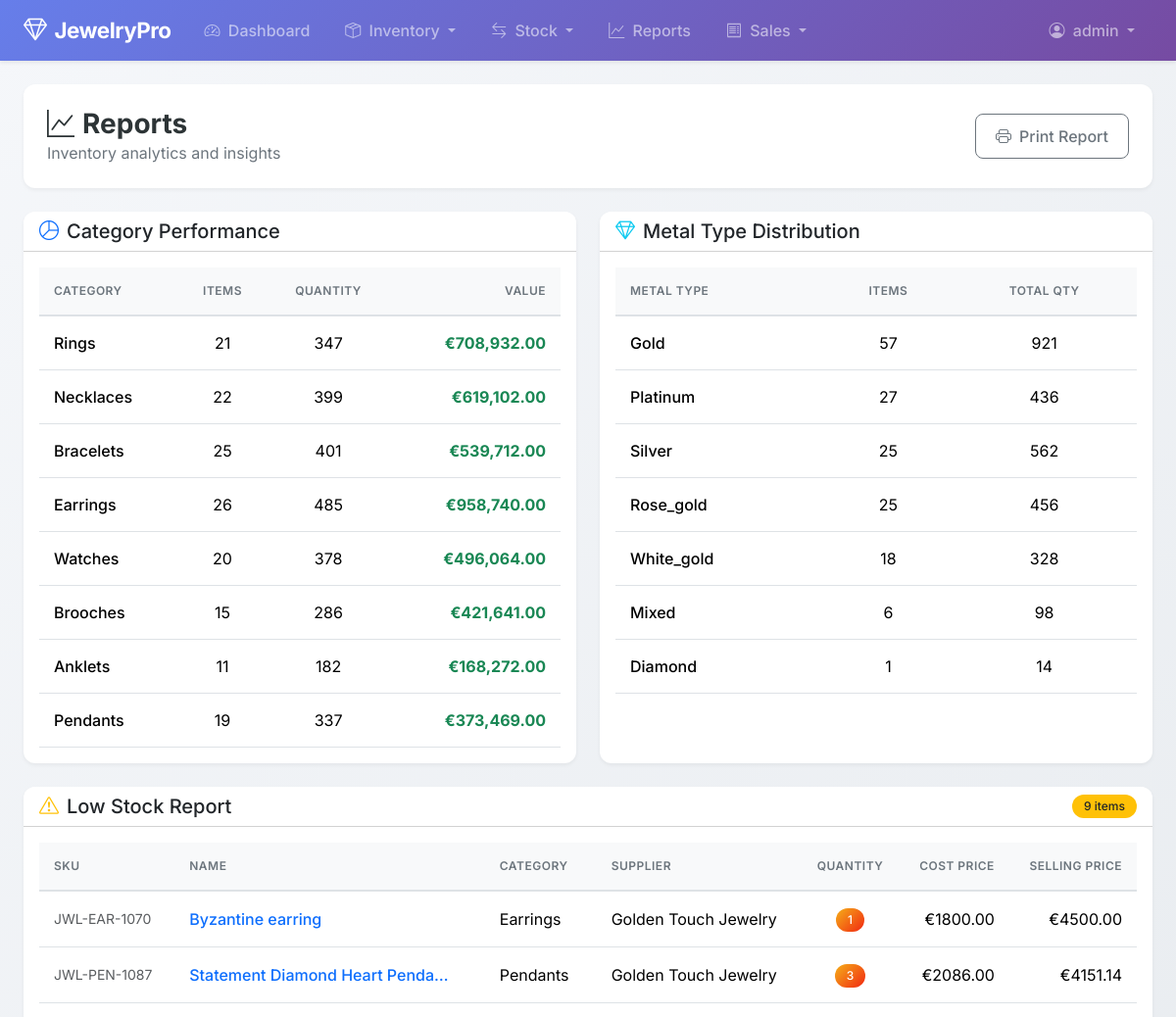
/reports/ (signed in, upper part), run on an earlier commit of the app's database.
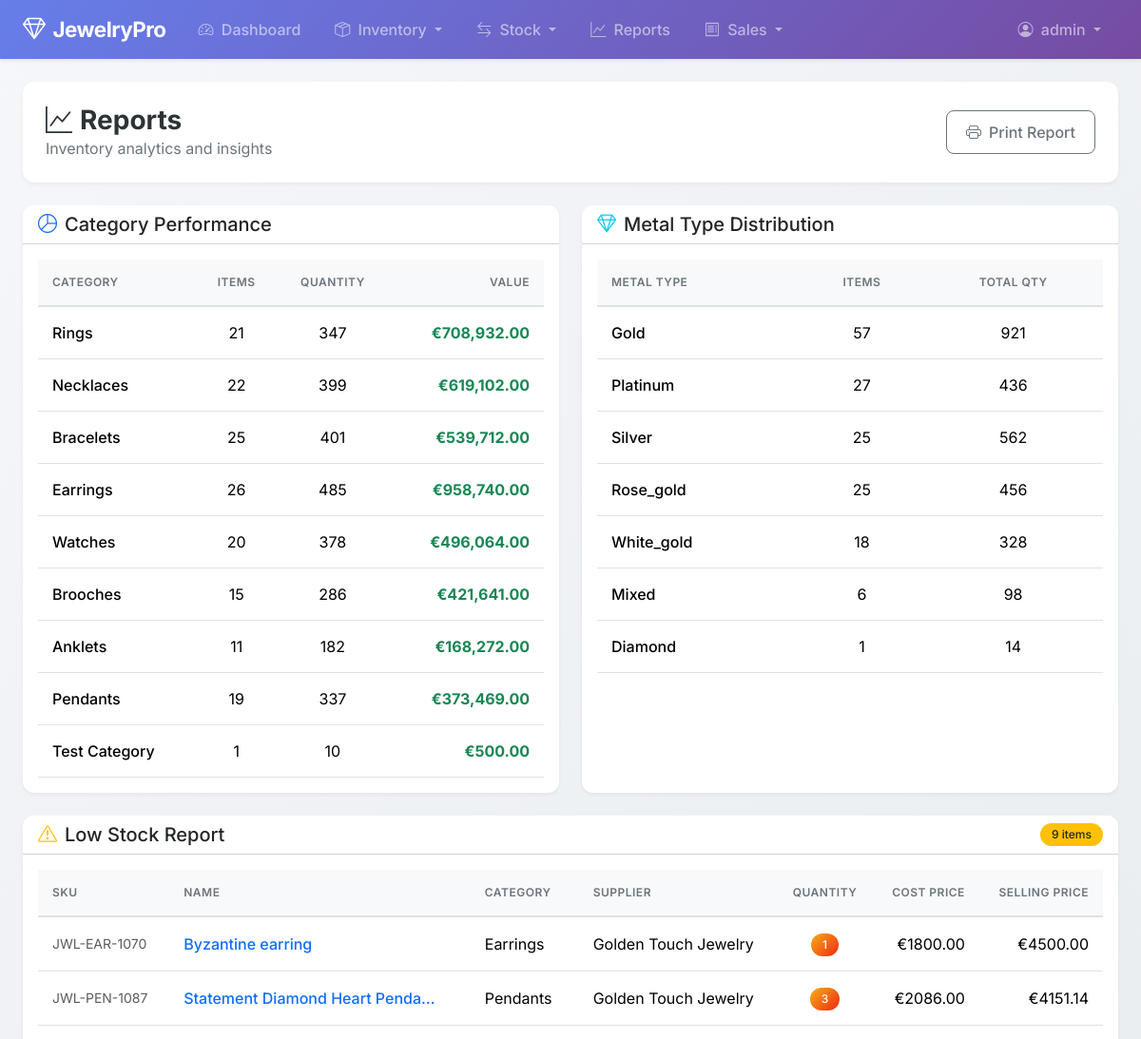
And on a later commit of the database.
### inventory/models.py (models this page shows, shortened)
class Category(models.Model):
    name = models.CharField(max_length=100, unique=True)
    description = models.TextField(blank=True)
    created_at = models.DateTimeField(auto_now_add=True)
    class Meta:
        verbose_name_plural = "Categories"
        ordering = ['name']

### inventory/views.py (the view)
# urls.py: path('reports/', views.ReportsView.as_view(), name='reports'),
class ReportsView(LoginRequiredMixin, TemplateView):
    template_name = 'inventory/reports.html'
    def get_context_data(self, **kwargs):
        context = super().get_context_data(**kwargs)
        context['category_values'] = Category.objects.annotate(
            total_items=Count('items', filter=Q(items__is_active=True)),
            total_quantity=Coalesce(Sum('items__quantity', filter=Q(items__is_active=True)), 0),
        ).filter(total_items__gt=0)
        categories_with_values = []
        for cat in context['category_values']:
            items = JewelryItem.objects.filter(category=cat, is_active=True)
            value = sum(item.stock_value for item in items)
            categories_with_values.append({
                'name': cat.name,
                'total_items': cat.total_items,
                'total_quantity': cat.total_quantity,
                'total_value': value
            })
        context['categories_with_values'] = categories_with_values
        context['low_stock_items'] = JewelryItem.objects.filter(
            is_active=True,
            quantity__lte=5
        ).select_related('category', 'supplier').order_by('quantity')
        context['high_value_items'] = JewelryItem.objects.filter(
            is_active=True
        ).order_by('-selling_price')[:10]
        context['metal_breakdown'] = JewelryItem.objects.filter(
            is_active=True
        ).exclude(metal_type='').values('metal_type').annotate(
            count=Count('id'),
            total_quantity=Sum('quantity')
        ).order_by('-count')
        return context

### inventory/models.py (called while the page is built)
    def get_absolute_url(self):
        return reverse('inventory:item_detail', kwargs={'pk': self.pk})

    @property
    def stock_value(self):
        return self.quantity * self.cost_price

### templates/inventory/reports.html (shortened to what the changed rows need)
{% extends 'base.html' %}
{% load humanize %}
{% block content %}
<div class="container-fluid px-4">
    <div class="page-header d-flex justify-content-between align-items-center">
        <div>
            <h1 class="page-title"><i class="bi bi-graph-up me-2"></i>Reports</h1>
        </div>
    </div>
    <div class="row g-4">
        <div class="col-lg-6">
            <div class="card h-100">
                <div class="card-body">
                    {% if categories_with_values %}
                    <div class="table-responsive">
                        <table class="table table-hover">
                            <thead>
                                <tr>
                                    <th>Category</th>
                                    <th class="text-center">Items</th>
                                    <th class="text-center">Quantity</th>
                                    <th class="text-end">Value</th>
                                </tr>
                            </thead>
                            <tbody>
                                {% for cat in categories_with_values %}
                                <tr>
                                    <td class="fw-medium">{{ cat.name }}</td>
                                    <td class="text-center">{{ cat.total_items }}</td>
                                    <td class="text-center">{{ cat.total_quantity }}</td>
                                    <td class="text-end text-success fw-bold">
                                        €{{ cat.total_value|floatformat:2|intcomma }}
                                    </td>
                                </tr>
                                {% endfor %}
                            </tbody>
                        </table>
                    </div>
                    {% else %}
                    <div class="text-center text-muted py-4">No category data available</div>
                    {% endif %}
                </div>
            </div>
        </div>
        <div class="col-lg-6">
            <div class="card h-100">
                <div class="card-body">
                    {% if metal_breakdown %}
                    <div class="table-responsive">
                        <table class="table table-hover">
                            <thead>
                                <tr>
                                    <th>Metal Type</th>
                                    <th class="text-center">Items</th>
                                    <th class="text-center">Total Qty</th>
                                </tr>
                            </thead>
                        </table>
                    </div>
                    {% else %}
                    <div class="text-center text-muted py-4">No metal type data available</div>
                    {% endif %}
                </div>
            </div>
        </div>
    </div>
    <div class="row mt-4">
        <div class="col-12">
            <div class="card">
                <div class="card-body">
                    {% if low_stock_items %}
                    <div class="table-responsive">
                        <table class="table table-hover">
                            <thead>
                                <tr>
                                    <th>SKU</th>
                                    <th>Name</th>
                                    <th>Category</th>
                                    <th>Supplier</th>
                                    <th class="text-center">Quantity</th>
                                    <th class="text-end">Cost Price</th>
                                    <th class="text-end">Selling Price</th>
                                </tr>
                            </thead>
                        </table>
                    </div>
                    {% else %}
                    <div class="text-center text-muted py-4">
                        <i class="bi bi-check-circle text-success fs-1 d-block mb-2"></i>
                        All items are well stocked!
                    </div>
                    {% endif %}
                </div>
            </div>
        </div>
    </div>
</div>
{% endblock %}

What changed in the data, as far as the page shows it:
added Category: name "Test Category"
Also different on the page:
new list line: "1 10 € 500.00"
